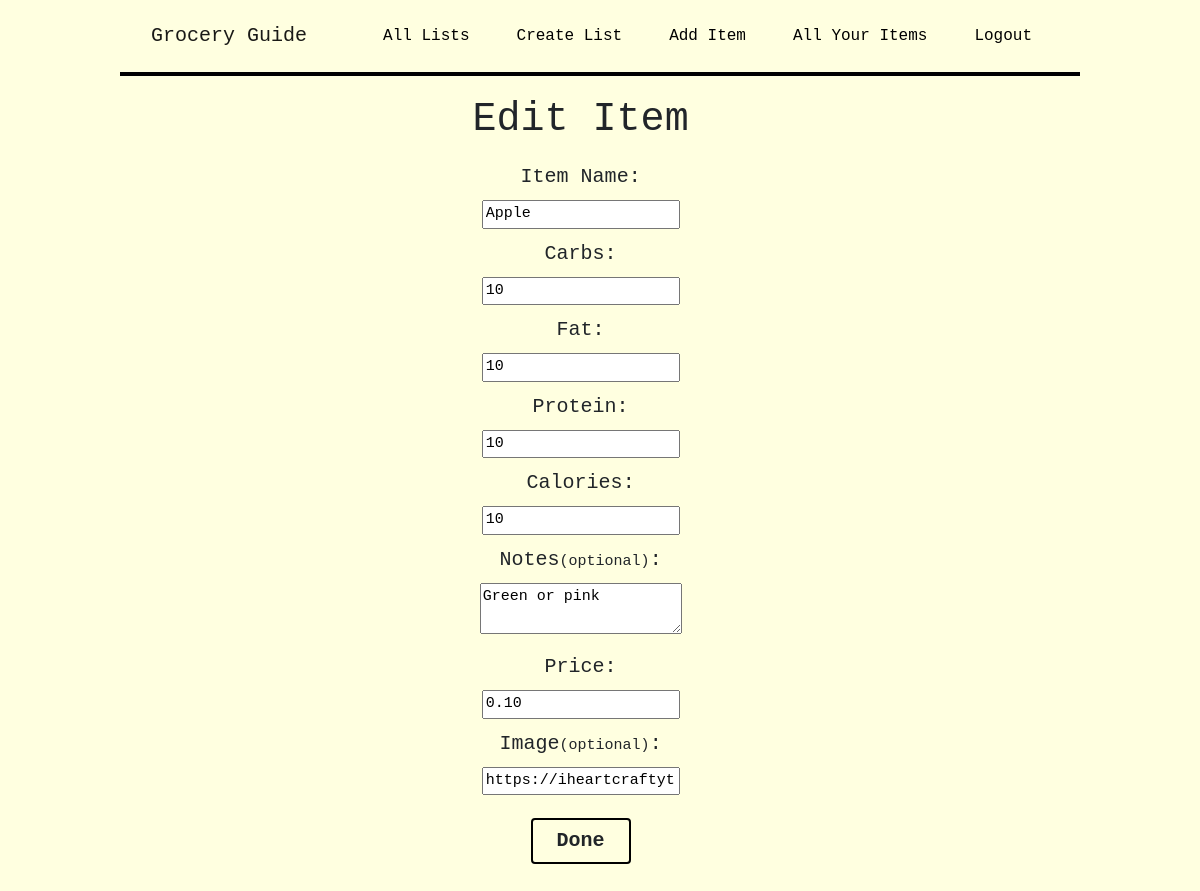
The app's page /grocery_list/edit/1 (signed in), older data.
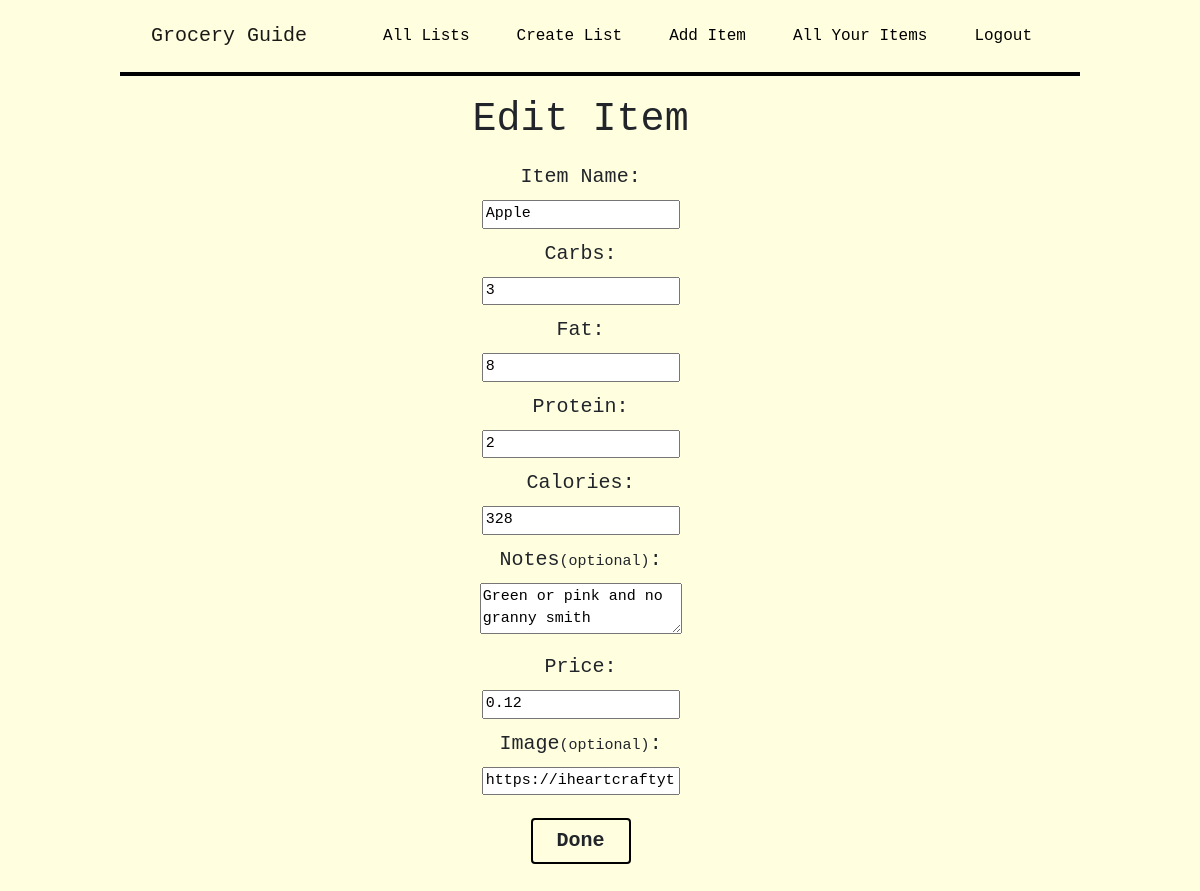
The same page, newer data.
### grocery_list/models.py (models this page shows)
class Item(models.Model):
    item_name = models.CharField(max_length=200)
    item_carbs = models.CharField(max_length=200)
    item_fat = models.CharField(max_length=200)
    item_protein = models.CharField(max_length=200)
    item_calories = models.CharField(max_length=200)
    item_notes = models.CharField(max_length=800, null=True, blank=True)
    item_price = models.DecimalField(max_digits=6, decimal_places=2)
    item_image = models.CharField(max_length=500, default="https://liftlearning.com/wp-content/uploads/2020/09/default-image.png")
    user = models.ForeignKey(User, on_delete=models.CASCADE)

### grocery_list/views.py (the view, shortened to what this page needs)
# urls.py: path('edit/<int:id>', views.edit_item, name='edit'),
def edit_item(request, id):
    if not request.user.is_authenticated:
        messages.warning(request, f'Please login to continue')
        return redirect('/login')
    item = Item.objects.get(id=id)
    return render(request, 'grocery_list/edit-item.html', {'item': item})

### grocery_list/templates/grocery_list/edit-item.html (shortened to what this page needs)
{% extends 'grocery_list/base.html' %}
{% block body %}
    <div class="item-form row offset-2">
    <div class="col-md-3 new-item-form-2"></div>
    <div class="col-md-3 new-item-form">
        <h1>Edit Item</h1>
        <form action="" method='POST'>
            <label for="">Item Name:</label> <br>
            <input type="text" name="name" value={{item.item_name}}> <br>
            <label for="">Carbs:</label> <br>
            <input type="text" name="carbs" value={{item.item_carbs}}> <br>
            <label for="">Fat:</label> <br>
            <input type="text" name="fat" value={{item.item_fat}}> <br>
            <label for="">Protein:</label> <br>
            <input type="text" name="protein" value={{item.item_protein}}> <br>
            <label for="">Calories:</label> <br>
            <input type="text" name="calories" value={{item.item_calories}}> <br>
            <label for="">Notes<p class="optional">(optional)</p>:</label> <br>
            <textarea type="text" name="notes">{{item.item_notes}}</textarea> <br>
            <label for="">Price:</label> <br>
            <input type="text" name="price" value={{item.item_price}}> <br>
            <label for="">Image<p class="optional">(optional)</p>: </label> <br>
            {% if item.item_image == 'https://liftlearning.com/wp-content/uploads/2020/09/default-image.png' %}
                <input type="text" name="image" placeholder='url...'>
            {% else %}
                <input type="text" name="image" value={{item.item_image}} placeholder='url...'>
            {% endif %}
            <br> <br> <button class="btn form-btn" type='submit'>Done</button>
        </form>
    </div>
</div>
{% endblock %}

Row changes from the older to the newer data that the page shows:
changed Item "Apple": carbs "10" → "3"; fat "10" → "8"; protein "10" → "2"; calories "10" → "328"; notes "Green or pink" → "Green or pink and no granny smith"; price "0.10" → "0.12"
